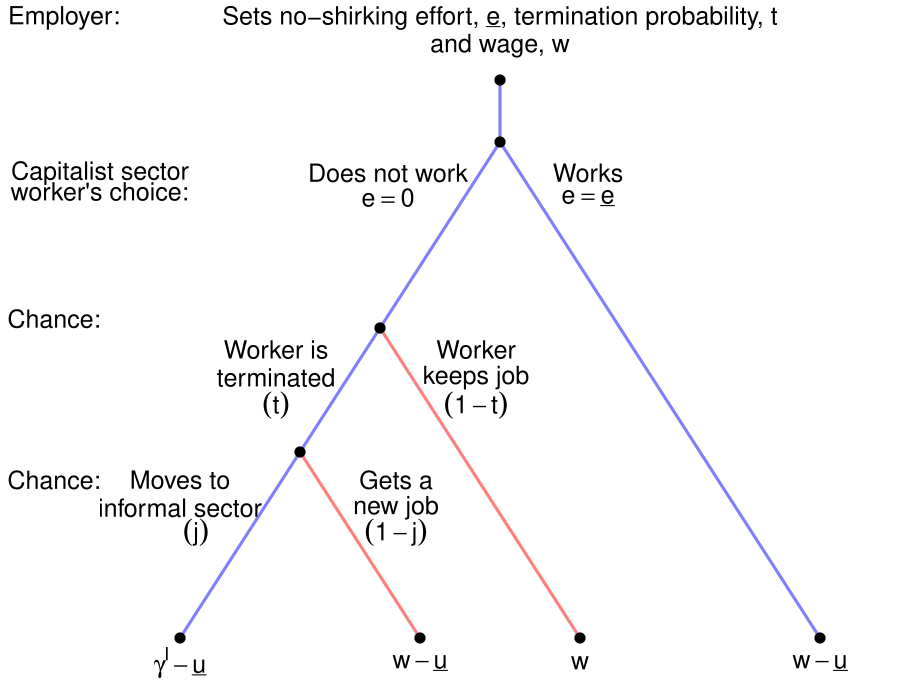

Recreate this plot in R.
require(shape)
pdf(file = "capitalism/sequential_no_shirking_dual.pdf", width = 9, height = 7)

#Set parameters for graphics
axislabelsize <- 1.5
labelsize <- 2
actionlabelsize <- 1.5
graphlinewidth <- 3
segmentlinewidth <- 2
nodesize <- 1.5

COL <- c("#7fc97f", "#beaed4", "#fdc086", "#ffff99", "#386cb0", "#f0027f", "#bf5b17", "#666666")
COLA <- c("#99d8c9","#66c2a4","#41ae76", "#238b45", "#005824")
COLB <- c("#4eb3d3", "#2b8cbe", "#0868ac","#084081")

par(mar =  c(0, 5, 4, 0))

xlims <- c(0, 10)
ylims <- c(0, 10)

npts <- 501 
x <- seq(xlims[1], xlims[2], length.out = npts)
y <- seq(ylims[1], ylims[2], length.out = npts) 

plot(0, 0, xlim = xlims, ylim = ylims, type = "n",
     xlab = expression(paste("")),
     ylab = expression(paste("")), 
     xaxt = "n", 
     yaxt = "n", 
     cex.lab = axislabelsize, 
     bty = "n",
     xaxs="i", 
     yaxs="i")

ticksy <- seq(from = 0, to = ylims[2], by = 2)
ylabels <- seq(from = 0, to = ylims[2], by = 2)
ticksx <- seq(from = 0, to = xlims[2], by = 2)
xlabels <- seq(from = 0, to = xlims[2], by = 2)

#Branches for Agent
segments(5, 9, 5, 10, lty = 1, col = rgb(0, 0, 1, 0.5), lwd = graphlinewidth, xpd = TRUE)
#Fish 10
segments(5, 9, 1, 1, lty = 1, col = rgb(0, 0, 1, 0.5), lwd = graphlinewidth)
#Fish 12
segments(5, 9, 9, 1, lty = 1, col = rgb(0, 0, 1, 0.5), lwd = graphlinewidth)

#Branches for Agent
#From Aram Fishing 10
#Bina fishes 10
segments(3.5, 6, 6, 1, lty = 1, col = rgb(1, 0, 0, 0.5), lwd = graphlinewidth)
#Bina fishes 12
segments(2.5, 4, 4, 1, lty = 1, col = rgb(1, 0, 0, 0.5), lwd = graphlinewidth)

#From Aram fishing 12
#Bina fishes 10
#segments(7.5, 5, 6, 1, lty = 1, col = rgb(1, 0, 0, 0.5), lwd = graphlinewidth)


#Bina fishes 12
#segments(7.5, 5, 9, 1, lty = 1, col = rgb(1, 0, 0, 0.5), lwd = graphlinewidth)

#Initial node
points(5, 10, pch = 16, col = "black", cex = nodesize, xpd = TRUE)
points(5, 9, pch = 16, col = "black", cex = nodesize)

#P1 Nodes
points(2.5, 4, pch = 16, col = "black", cex = nodesize)
points(3.5, 6, pch = 16, col = "black", cex = nodesize) 

#P2 Terminal Nodes
points(1, 1, pch = 16, col = "black", cex = nodesize)
points(4, 1, pch = 16, col = "black", cex = nodesize)
points(6, 1, pch = 16, col = "black", cex = nodesize)
points(9, 1, pch = 16, col = "black", cex = nodesize)

text(-0.45, 11, expression(paste("Employer:")), cex = actionlabelsize, xpd = TRUE)
text(5, 11, expression(paste("Sets no-shirking effort, ", underline(e), ", termination probability, ", t)), cex = actionlabelsize, xpd = TRUE)
text(5, 10.55, expression(paste("and wage, ", w)), cex = actionlabelsize, xpd = TRUE)

text(0, 8.5, expression(paste("Capitalist sector")), cex = actionlabelsize, xpd = TRUE)
text(0, 8.2, expression(paste("worker's choice:")), cex = actionlabelsize, xpd = TRUE)


text(3.6, 8.5, expression(paste("Does not work")), cex = actionlabelsize)
text(3.6, 8.1, expression(paste(e == 0)), cex = actionlabelsize)


text(6.1, 8.5, expression(paste("Works")), cex = actionlabelsize)
text(6.1, 8.1, expression(paste(e == underline(e))), cex = actionlabelsize)

text(-0.575, 6.15, expression(paste("Chance:")), cex = actionlabelsize, xpd = TRUE)

text(2.2, 6.15-0.5, expression(paste("Worker is")), cex = actionlabelsize)
text(2.2, 5.7-0.5, expression(paste("terminated")), cex = actionlabelsize)
text(2.2, 5.25-0.5, expression(paste((t))), cex = actionlabelsize)

text(4.7, 6.15-0.5, expression(paste("Worker")), cex = actionlabelsize)
text(4.7, 5.7-0.5, expression(paste("keeps job")), cex = actionlabelsize)
text(4.7, 5.25-0.5, expression(paste( (1-t) )), cex = actionlabelsize)

text(-0.575, 3.55, expression(paste("Chance:")), cex = actionlabelsize, xpd = TRUE)

text(1, 3.55, expression(paste("Moves to")), cex = actionlabelsize)
text(1, 3.1, expression(paste("informal sector")), cex = actionlabelsize)


text(3.7, 3.55, expression(paste("Gets a")), cex = actionlabelsize)
text(3.7, 3.1, expression(paste("new job")), cex = actionlabelsize)

text(1.2, 2.7, expression(paste( (j) )), cex = actionlabelsize)
text(3.7, 2.7, expression(paste( (1-j) )), cex = actionlabelsize)


#Payoffs 
text(1, .6, expression(gamma^I- underline(u)), cex = actionlabelsize)
text(4, .6, expression(w - underline(u)), cex = actionlabelsize)
text(6, .6, expression(w), cex = actionlabelsize)
text(9, .6, expression(paste(w - underline(u))), cex = actionlabelsize)

dev.off()
